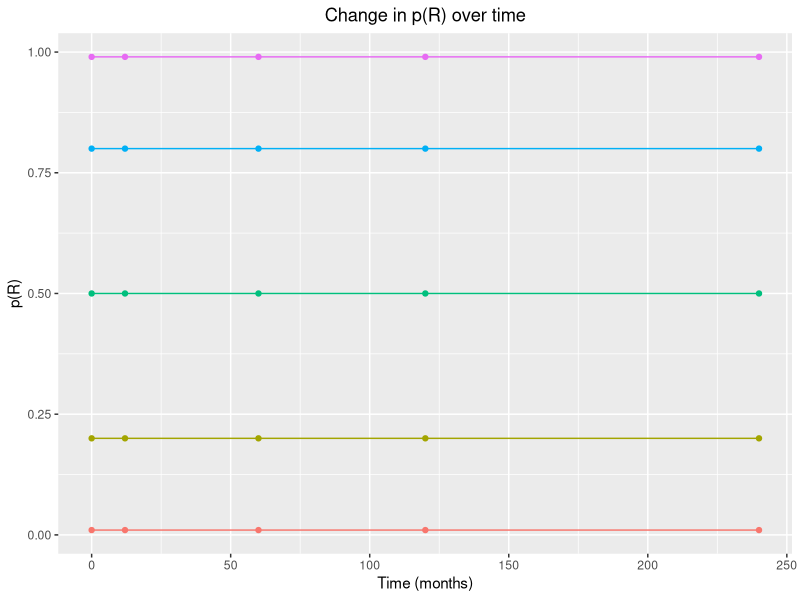
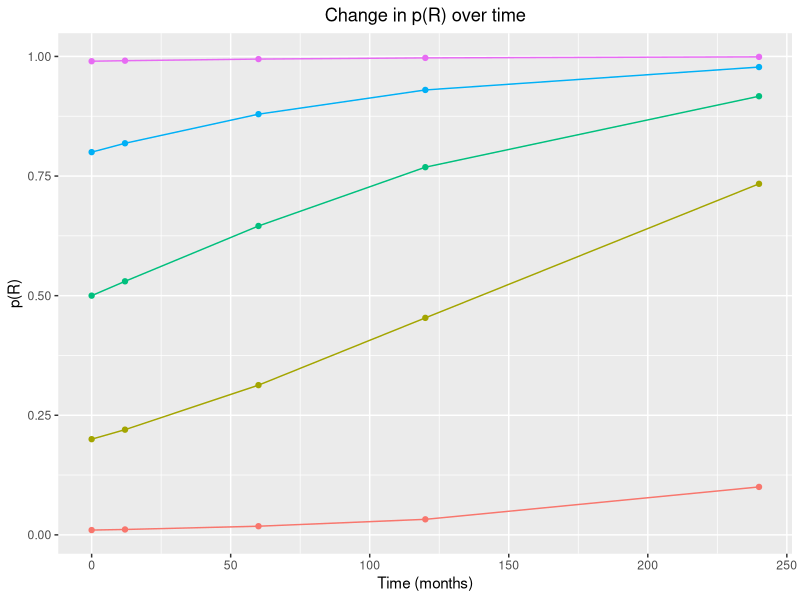
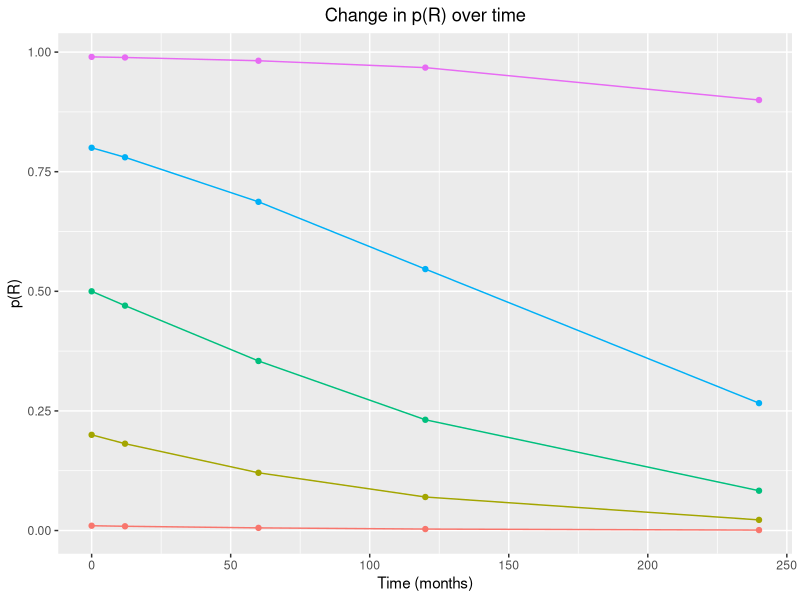
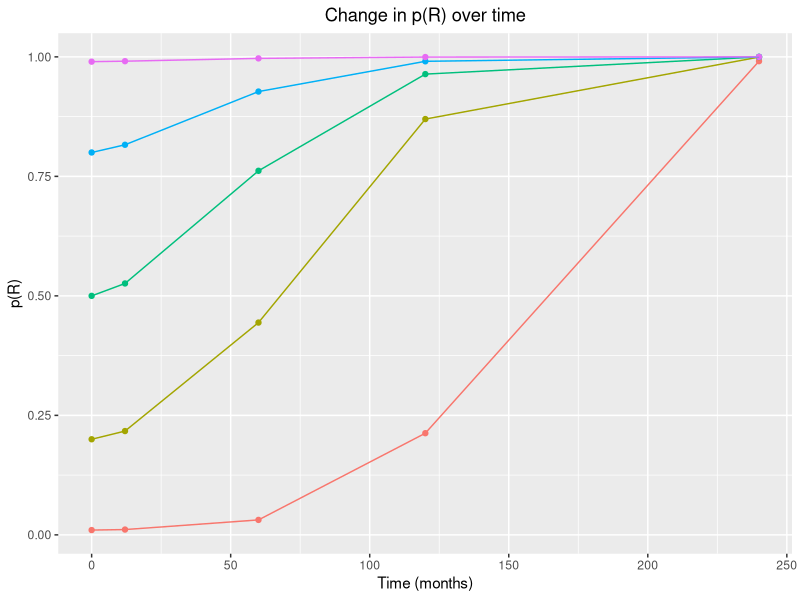
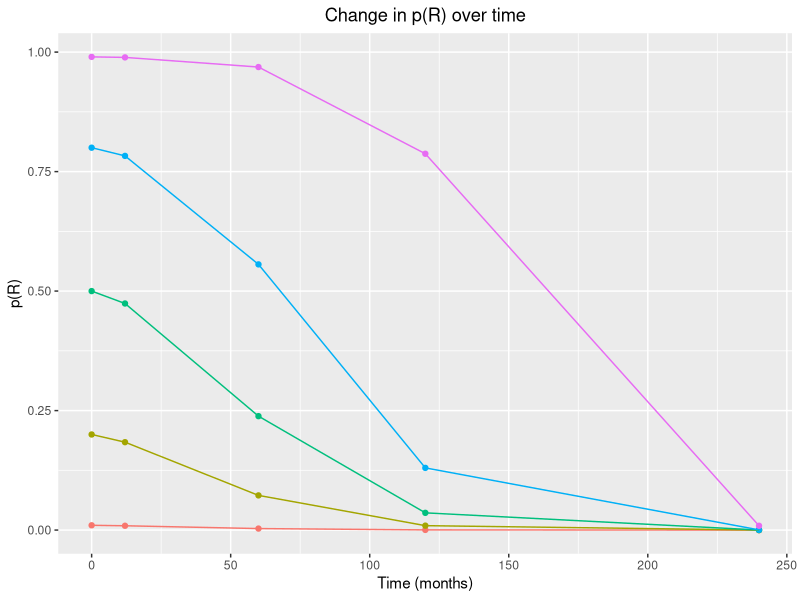
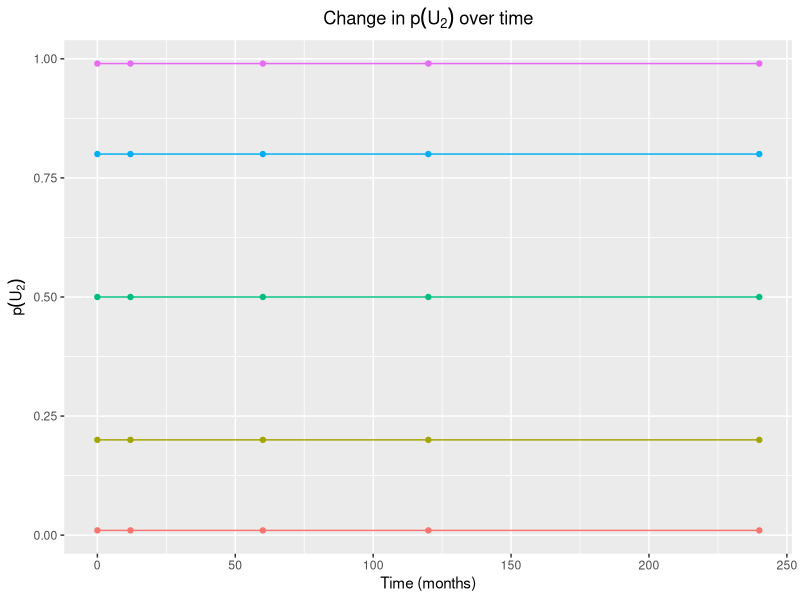
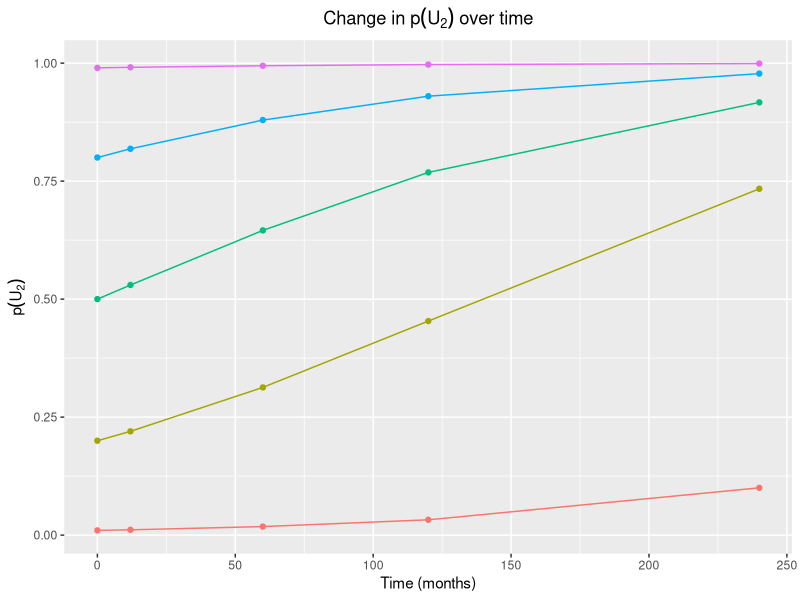
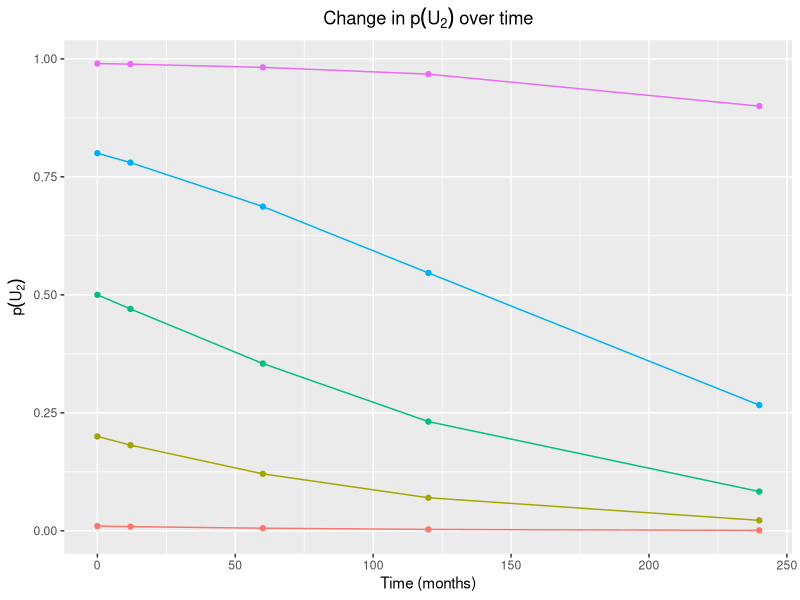

Reproduce these figures in R, in order.
#Install packages needed for code to run
library(ggplot2)

#Define R and U2 change functions for simulation function inputs later on
  #this is a generic function to reverse the log odds that is used in each of the R change functions
  logtrans<-function(x){logtransout <- exp(x)/(1+exp(x));logtransout}

      #no change in log odds of R
      Rchangenone<-function(t, Rprev2){
        #calculate baseline log odds
        odds<-Rprev2/(1-Rprev2)
        base<-log(odds)
        #calculate current log odds using logtrans function defined above and formula
        output<-logtrans(0*t+base)
        ; output}
      
      #positive linear change in log odds of R
      Rchangelinup<-function(t, Rprev2){
        #calculate baseline log odds
        odds<-Rprev2/(1-Rprev2)
        base<-log(odds)
        #calculate current log odds using logtrans function defined above and formula
        output<-logtrans(.01*t+base)
        ; output}
      
      #negative linear change in log odds of R using same format as previous
      Rchangelindown<-function(t, Rprev2){
        odds<-Rprev2/(1-Rprev2)
        base<-log(odds)
        output<-logtrans(-.01*t+base)
        ; output}
      
      #positive quadratic (accelerating) change in log odds of R using same format as previous
      Rchangeaccelup<-function(t, Rprev2){
        odds<-Rprev2/(1-Rprev2)
        base<-log(odds)
        output<-logtrans(.0025*t^(3/2)+base)
        ; output}
      
      #negative quadratic (accelerating) change in log odds of R using same format as previous
      Rchangeacceldown<-function(t, Rprev2){
        odds<-Rprev2/(1-Rprev2)
        base<-log(odds)
        output<-logtrans(-.0025*t^(3/2)+base)
        ; output}
      
      #U2 change functions 
      #no change in log odds of R
      U2changenone<-function(t, U2prev2){
        #calculate baseline log odds
        odds<-U2prev2/(1-U2prev2)
        base<-log(odds)
        #calculate current log odds using logtrans function defined above and formula
        output<-logtrans(0*t+base)
        ; output}
      
      #positive linear change in log odds of U2 
      U2changelinup<-function(t, U2prev2){
        #calculate baseline log odds
        odds<-U2prev2/(1-U2prev2)
        base<-log(odds)
        #calculate current log odds using logtrans function defined above and formula
        output<-logtrans(.01*t+base)
        ; output}
      
      #negative linear change in log odds of U2 using same format as previous
      U2changelindown<-function(t, U2prev2){
        odds<-U2prev2/(1-U2prev2)
        base<-log(odds)
        output<-logtrans(-.01*t+base)
        ; output}
      
      #positive quadratic (accelerating) change in log odds of U2 using same format as previous
      U2changeaccelup<-function(t, U2prev2){
        odds<-U2prev2/(1-U2prev2)
        base<-log(odds)
        output<-logtrans(.0025*t^(3/2)+base)
        ; output}
      
      #negative quadratic (accelerating) change in log odds of U2 using same format as previous
      U2changeacceldown<-function(t, U2prev2){
        odds<-U2prev2/(1-U2prev2)
        base<-log(odds)
        output<-logtrans(-.0025*t^(3/2)+base)
        ; output}
      
      
      #Check if functions are reasonable changes in R
    argscheckR <- expand.grid(Rprev2=c(.01, .2, .5, .8, .99),  t=c(0, 12, 60, 120, 240))
    
     test_Rchangenone<- mapply(FUN = Rchangenone,  t=argscheckR$t,Rprev2=argscheckR$Rprev2)
     check_Rchangenone<-cbind(argscheckR,test_Rchangenone)
     ggplot(check_Rchangenone, aes(x=unlist(t), y=unlist(test_Rchangenone), color=as.factor(unlist((Rprev2))))) +
       geom_point()+geom_line() + xlab("Time (months)") + ylab("p(R)") + ggtitle("Change in p(R) over time") + 
       theme(legend.position="none", plot.title = element_text(hjust = 0.5)) 
     
     test_Rchangelinup<- mapply(FUN = Rchangelinup,  t=argscheckR$t,Rprev2=argscheckR$Rprev2)
     check_Rchangelinup<-cbind(argscheckR,test_Rchangelinup)
     ggplot(check_Rchangelinup, aes(x=unlist(t), y=unlist(test_Rchangelinup), color=as.factor(unlist((Rprev2))))) +
       geom_point()+geom_line() + xlab("Time (months)") + ylab("p(R)") + ggtitle("Change in p(R) over time") + 
       theme(legend.position="none", plot.title = element_text(hjust = 0.5)) 
     
     test_Rchangelindown<- mapply(FUN = Rchangelindown,  t=argscheckR$t,Rprev2=argscheckR$Rprev2)
     check_Rchangelindown<-cbind(argscheckR,test_Rchangelindown)
     ggplot(check_Rchangelindown, aes(x=unlist(t), y=unlist(test_Rchangelindown), color=as.factor(unlist((Rprev2))))) +
       geom_point()+geom_line() + xlab("Time (months)") + ylab("p(R)") + ggtitle("Change in p(R) over time") + 
       theme(legend.position="none", plot.title = element_text(hjust = 0.5)) 
     
     test_Rchangeaccelup<- mapply(FUN = Rchangeaccelup,  t=argscheckR$t,Rprev2=argscheckR$Rprev2)
     check_Rchangeaccelup<-cbind(argscheckR,test_Rchangeaccelup)
     ggplot(check_Rchangeaccelup, aes(x=unlist(t), y=unlist(test_Rchangeaccelup), color=as.factor(unlist((Rprev2))))) +
       geom_point()+geom_line() + xlab("Time (months)") + ylab("p(R)") + ggtitle("Change in p(R) over time") + 
       theme(legend.position="none", plot.title = element_text(hjust = 0.5)) 
     
     test_Rchangeacceldown<- mapply(FUN = Rchangeacceldown,  t=argscheckR$t,Rprev2=argscheckR$Rprev2)
     check_Rchangeacceldown<-cbind(argscheckR,test_Rchangeacceldown)
     ggplot(check_Rchangeacceldown, aes(x=unlist(t), y=unlist(test_Rchangeacceldown), color=as.factor(unlist((Rprev2))))) +
       geom_point()+geom_line() + xlab("Time (months)") + ylab("p(R)") + ggtitle("Change in p(R) over time") + 
       theme(legend.position="none", plot.title = element_text(hjust = 0.5)) 
     
     #Check if functions are reasonable changes in U2
     argscheckU2 <- expand.grid(U2prev2=c(.01, .2, .5, .8, .99),  t=c(0, 12, 60, 120, 240))
  
     test_U2changenone<- mapply(FUN = U2changenone,  t=argscheckU2$t,U2prev2=argscheckU2$U2prev2)
     check_U2changenone<-cbind(argscheckU2,test_U2changenone)
     ggplot(check_U2changenone, aes(x=unlist(t), y=unlist(test_U2changenone), color=as.factor(unlist((U2prev2))))) +
       geom_point()+geom_line() + xlab("Time (months)") + ylab(expression(p(U[2]))) + ggtitle(expression(paste("Change in ",p(U[2])," over time"))) + 
       theme(legend.position="none", plot.title = element_text(hjust = 0.5)) 
     
     test_U2changelinup<- mapply(FUN = U2changelinup,  t=argscheckU2$t,U2prev2=argscheckU2$U2prev2)
     check_U2changelinup<-cbind(argscheckU2,test_U2changelinup)
     ggplot(check_U2changelinup, aes(x=unlist(t), y=unlist(test_U2changelinup), color=as.factor(unlist((U2prev2))))) +
       geom_point()+geom_line() + xlab("Time (months)") + ylab(expression(p(U[2]))) + ggtitle(expression(paste("Change in ",p(U[2])," over time"))) + 
       theme(legend.position="none", plot.title = element_text(hjust = 0.5)) 
     
     test_U2changelindown<- mapply(FUN = U2changelindown,  t=argscheckU2$t,U2prev2=argscheckU2$U2prev2)
     check_U2changelindown<-cbind(argscheckU2,test_U2changelindown)
     ggplot(check_U2changelindown, aes(x=unlist(t), y=unlist(test_U2changelindown), color=as.factor(unlist((U2prev2))))) +
       geom_point()+geom_line() + xlab("Time (months)") + ylab(expression(p(U[2]))) + ggtitle(expression(paste("Change in ",p(U[2])," over time"))) + 
       theme(legend.position="none", plot.title = element_text(hjust = 0.5)) 
     
     test_U2changeaccelup<- mapply(FUN = U2changeaccelup,  t=argscheckU2$t,U2prev2=argscheckU2$U2prev2)
     check_U2changeaccelup<-cbind(argscheckU2,test_U2changeaccelup)
     ggplot(check_U2changeaccelup, aes(x=unlist(t), y=unlist(test_U2changeaccelup), color=as.factor(unlist((U2prev2))))) +
       geom_point()+geom_line() + xlab("Time (months)") + ylab(expression(p(U[2]))) + ggtitle(expression(paste("Change in ",p(U[2])," over time"))) + 
       theme(legend.position="none", plot.title = element_text(hjust = 0.5)) 
     
     test_U2changeacceldown<- mapply(FUN = U2changeacceldown,  t=argscheckU2$t,U2prev2=argscheckU2$U2prev2)
     check_U2changeacceldown<-cbind(argscheckU2,test_U2changeacceldown)
     ggplot(check_U2changeacceldown, aes(x=unlist(t), y=unlist(test_U2changeacceldown), color=as.factor(unlist((U2prev2))))) +
       geom_point()+geom_line() + xlab("Time (months)") + ylab(expression(p(U[2]))) + ggtitle(expression(paste("Change in ",p(U[2])," over time"))) + 
       theme(legend.position="none", plot.title = element_text(hjust = 0.5)) 
     
     
     
     
     
     
     
     
     
     
     
     
     
       